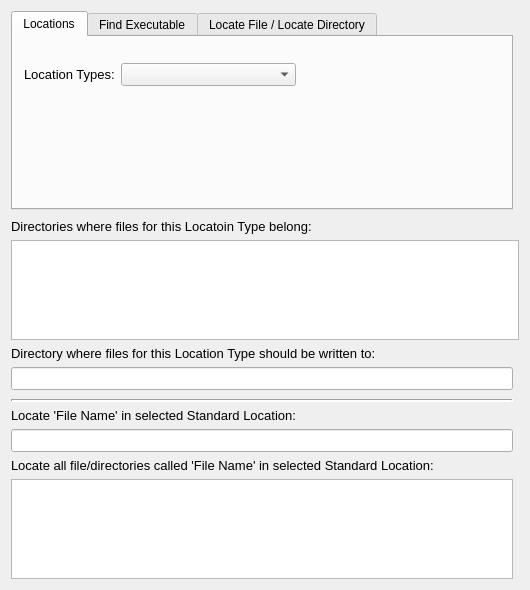
<?xml version="1.0" encoding="UTF-8"?>
<ui version="4.0">
 <class>StdPath</class>
 <widget class="QWidget" name="StdPath">
  <property name="geometry">
   <rect>
    <x>0</x>
    <y>0</y>
    <width>530</width>
    <height>590</height>
   </rect>
  </property>
  <property name="windowTitle">
   <string>QtStandardPaths</string>
  </property>
  <layout class="QGridLayout" name="gridLayout">
   <property name="leftMargin">
    <number>11</number>
   </property>
   <property name="rightMargin">
    <number>11</number>
   </property>
   <property name="bottomMargin">
    <number>11</number>
   </property>
   <item row="9" column="0">
    <widget class="QLabel" name="label_3">
     <property name="font">
      <font>
       <pointsize>10</pointsize>
      </font>
     </property>
     <property name="text">
      <string>Locate 'File Name' in selected Standard Location:</string>
     </property>
    </widget>
   </item>
   <item row="12" column="0">
    <widget class="QTextEdit" name="locateAll">
     <property name="maximumSize">
      <size>
       <width>16777215</width>
       <height>100</height>
      </size>
     </property>
     <property name="palette">
      <palette>
       <active>
        <colorrole role="Text">
         <brush brushstyle="SolidPattern">
          <color alpha="255">
           <red>0</red>
           <green>0</green>
           <blue>255</blue>
          </color>
         </brush>
        </colorrole>
       </active>
       <inactive>
        <colorrole role="Text">
         <brush brushstyle="SolidPattern">
          <color alpha="255">
           <red>0</red>
           <green>0</green>
           <blue>255</blue>
          </color>
         </brush>
        </colorrole>
       </inactive>
       <disabled>
        <colorrole role="Text">
         <brush brushstyle="SolidPattern">
          <color alpha="255">
           <red>106</red>
           <green>104</green>
           <blue>100</blue>
          </color>
         </brush>
        </colorrole>
       </disabled>
      </palette>
     </property>
     <property name="font">
      <font>
       <pointsize>10</pointsize>
      </font>
     </property>
     <property name="readOnly">
      <bool>true</bool>
     </property>
    </widget>
   </item>
   <item row="6" column="0">
    <widget class="QLineEdit" name="writeLocation">
     <property name="palette">
      <palette>
       <active>
        <colorrole role="Text">
         <brush brushstyle="SolidPattern">
          <color alpha="255">
           <red>0</red>
           <green>0</green>
           <blue>255</blue>
          </color>
         </brush>
        </colorrole>
       </active>
       <inactive>
        <colorrole role="Text">
         <brush brushstyle="SolidPattern">
          <color alpha="255">
           <red>0</red>
           <green>0</green>
           <blue>255</blue>
          </color>
         </brush>
        </colorrole>
       </inactive>
       <disabled>
        <colorrole role="Text">
         <brush brushstyle="SolidPattern">
          <color alpha="255">
           <red>106</red>
           <green>104</green>
           <blue>100</blue>
          </color>
         </brush>
        </colorrole>
       </disabled>
      </palette>
     </property>
     <property name="font">
      <font>
       <pointsize>10</pointsize>
      </font>
     </property>
     <property name="readOnly">
      <bool>true</bool>
     </property>
    </widget>
   </item>
   <item row="4" column="0" colspan="2">
    <widget class="QTextEdit" name="belongLocations">
     <property name="maximumSize">
      <size>
       <width>16777215</width>
       <height>100</height>
      </size>
     </property>
     <property name="palette">
      <palette>
       <active>
        <colorrole role="Text">
         <brush brushstyle="SolidPattern">
          <color alpha="255">
           <red>0</red>
           <green>0</green>
           <blue>255</blue>
          </color>
         </brush>
        </colorrole>
       </active>
       <inactive>
        <colorrole role="Text">
         <brush brushstyle="SolidPattern">
          <color alpha="255">
           <red>0</red>
           <green>0</green>
           <blue>255</blue>
          </color>
         </brush>
        </colorrole>
       </inactive>
       <disabled>
        <colorrole role="Text">
         <brush brushstyle="SolidPattern">
          <color alpha="255">
           <red>106</red>
           <green>104</green>
           <blue>100</blue>
          </color>
         </brush>
        </colorrole>
       </disabled>
      </palette>
     </property>
     <property name="font">
      <font>
       <pointsize>10</pointsize>
      </font>
     </property>
     <property name="readOnly">
      <bool>true</bool>
     </property>
    </widget>
   </item>
   <item row="2" column="0">
    <widget class="QLabel" name="label_1">
     <property name="font">
      <font>
       <pointsize>10</pointsize>
      </font>
     </property>
     <property name="text">
      <string>Directories where files for this Locatoin Type belong:</string>
     </property>
    </widget>
   </item>
   <item row="7" column="0">
    <spacer name="verticalSpacer_1">
     <property name="orientation">
      <enum>Qt::Vertical</enum>
     </property>
     <property name="sizeType">
      <enum>QSizePolicy::Fixed</enum>
     </property>
     <property name="sizeHint" stdset="0">
      <size>
       <width>20</width>
       <height>3</height>
      </size>
     </property>
    </spacer>
   </item>
   <item row="10" column="0">
    <widget class="QLineEdit" name="locateOne">
     <property name="palette">
      <palette>
       <active>
        <colorrole role="Text">
         <brush brushstyle="SolidPattern">
          <color alpha="255">
           <red>0</red>
           <green>0</green>
           <blue>255</blue>
          </color>
         </brush>
        </colorrole>
       </active>
       <inactive>
        <colorrole role="Text">
         <brush brushstyle="SolidPattern">
          <color alpha="255">
           <red>0</red>
           <green>0</green>
           <blue>255</blue>
          </color>
         </brush>
        </colorrole>
       </inactive>
       <disabled>
        <colorrole role="Text">
         <brush brushstyle="SolidPattern">
          <color alpha="255">
           <red>106</red>
           <green>104</green>
           <blue>100</blue>
          </color>
         </brush>
        </colorrole>
       </disabled>
      </palette>
     </property>
     <property name="font">
      <font>
       <pointsize>10</pointsize>
      </font>
     </property>
     <property name="readOnly">
      <bool>true</bool>
     </property>
    </widget>
   </item>
   <item row="8" column="0">
    <widget class="Line" name="line">
     <property name="font">
      <font>
       <pointsize>8</pointsize>
      </font>
     </property>
     <property name="lineWidth">
      <number>2</number>
     </property>
     <property name="orientation">
      <enum>Qt::Horizontal</enum>
     </property>
    </widget>
   </item>
   <item row="11" column="0">
    <widget class="QLabel" name="label_4">
     <property name="font">
      <font>
       <pointsize>10</pointsize>
      </font>
     </property>
     <property name="text">
      <string>Locate all file/directories called 'File Name' in selected Standard Location:</string>
     </property>
    </widget>
   </item>
   <item row="5" column="0">
    <widget class="QLabel" name="label_2">
     <property name="font">
      <font>
       <pointsize>10</pointsize>
      </font>
     </property>
     <property name="text">
      <string>Directory where files for this Location Type should be written to:</string>
     </property>
    </widget>
   </item>
   <item row="0" column="0">
    <widget class="QTabWidget" name="tabWidget">
     <property name="currentIndex">
      <number>0</number>
     </property>
     <widget class="QWidget" name="tab_1">
      <attribute name="title">
       <string>Locations</string>
      </attribute>
      <layout class="QGridLayout" name="gridLayout_2">
       <item row="1" column="0">
        <widget class="QLabel" name="label_10">
         <property name="font">
          <font>
           <pointsize>10</pointsize>
          </font>
         </property>
         <property name="text">
          <string>Location Types:</string>
         </property>
         <property name="buddy">
          <cstring>locationComboBox</cstring>
         </property>
        </widget>
       </item>
       <item row="2" column="1">
        <spacer name="verticalSpacer_10">
         <property name="orientation">
          <enum>Qt::Vertical</enum>
         </property>
         <property name="sizeHint" stdset="0">
          <size>
           <width>20</width>
           <height>10</height>
          </size>
         </property>
        </spacer>
       </item>
       <item row="0" column="1">
        <spacer name="verticalSpacer_11">
         <property name="orientation">
          <enum>Qt::Vertical</enum>
         </property>
         <property name="sizeType">
          <enum>QSizePolicy::Fixed</enum>
         </property>
         <property name="sizeHint" stdset="0">
          <size>
           <width>20</width>
           <height>15</height>
          </size>
         </property>
        </spacer>
       </item>
       <item row="1" column="1">
        <widget class="QComboBox" name="locationComboBox">
         <property name="minimumSize">
          <size>
           <width>175</width>
           <height>0</height>
          </size>
         </property>
         <property name="font">
          <font>
           <pointsize>10</pointsize>
          </font>
         </property>
        </widget>
       </item>
       <item row="1" column="2">
        <spacer name="horizontalSpacer_10">
         <property name="orientation">
          <enum>Qt::Horizontal</enum>
         </property>
         <property name="sizeHint" stdset="0">
          <size>
           <width>40</width>
           <height>20</height>
          </size>
         </property>
        </spacer>
       </item>
      </layout>
     </widget>
     <widget class="QWidget" name="tab_2">
      <attribute name="title">
       <string>Find Executable</string>
      </attribute>
      <layout class="QGridLayout" name="gridLayout_3">
       <item row="1" column="3">
        <spacer name="horizontalSpacer_20">
         <property name="orientation">
          <enum>Qt::Horizontal</enum>
         </property>
         <property name="sizeHint" stdset="0">
          <size>
           <width>160</width>
           <height>20</height>
          </size>
         </property>
        </spacer>
       </item>
       <item row="2" column="0">
        <spacer name="verticalSpacer_21">
         <property name="orientation">
          <enum>Qt::Vertical</enum>
         </property>
         <property name="sizeType">
          <enum>QSizePolicy::Fixed</enum>
         </property>
         <property name="sizeHint" stdset="0">
          <size>
           <width>20</width>
           <height>15</height>
          </size>
         </property>
        </spacer>
       </item>
       <item row="1" column="1">
        <widget class="QLineEdit" name="executableName">
         <property name="minimumSize">
          <size>
           <width>175</width>
           <height>0</height>
          </size>
         </property>
         <property name="font">
          <font>
           <pointsize>10</pointsize>
          </font>
         </property>
        </widget>
       </item>
       <item row="0" column="1">
        <spacer name="verticalSpacer_20">
         <property name="orientation">
          <enum>Qt::Vertical</enum>
         </property>
         <property name="sizeType">
          <enum>QSizePolicy::Fixed</enum>
         </property>
         <property name="sizeHint" stdset="0">
          <size>
           <width>20</width>
           <height>15</height>
          </size>
         </property>
        </spacer>
       </item>
       <item row="4" column="0">
        <spacer name="verticalSpacer_22">
         <property name="orientation">
          <enum>Qt::Vertical</enum>
         </property>
         <property name="sizeHint" stdset="0">
          <size>
           <width>20</width>
           <height>10</height>
          </size>
         </property>
        </spacer>
       </item>
       <item row="3" column="0" colspan="4">
        <layout class="QVBoxLayout" name="verticalLayout_20">
         <property name="leftMargin">
          <number>8</number>
         </property>
         <property name="rightMargin">
          <number>8</number>
         </property>
         <property name="bottomMargin">
          <number>8</number>
         </property>
         <item>
          <widget class="QLabel" name="label">
           <property name="font">
            <font>
             <pointsize>10</pointsize>
            </font>
           </property>
           <property name="text">
            <string>Find Absolute Path of 'Executable Name':</string>
           </property>
          </widget>
         </item>
         <item>
          <widget class="QLineEdit" name="findPath">
           <property name="minimumSize">
            <size>
             <width>200</width>
             <height>0</height>
            </size>
           </property>
           <property name="palette">
            <palette>
             <active>
              <colorrole role="Text">
               <brush brushstyle="SolidPattern">
                <color alpha="255">
                 <red>0</red>
                 <green>0</green>
                 <blue>255</blue>
                </color>
               </brush>
              </colorrole>
             </active>
             <inactive>
              <colorrole role="Text">
               <brush brushstyle="SolidPattern">
                <color alpha="255">
                 <red>0</red>
                 <green>0</green>
                 <blue>255</blue>
                </color>
               </brush>
              </colorrole>
             </inactive>
             <disabled>
              <colorrole role="Text">
               <brush brushstyle="SolidPattern">
                <color alpha="255">
                 <red>106</red>
                 <green>104</green>
                 <blue>100</blue>
                </color>
               </brush>
              </colorrole>
             </disabled>
            </palette>
           </property>
           <property name="font">
            <font>
             <pointsize>10</pointsize>
            </font>
           </property>
           <property name="readOnly">
            <bool>true</bool>
           </property>
          </widget>
         </item>
        </layout>
       </item>
       <item row="1" column="0">
        <widget class="QLabel" name="label_20">
         <property name="font">
          <font>
           <pointsize>10</pointsize>
          </font>
         </property>
         <property name="text">
          <string>&amp;Executable Name:</string>
         </property>
         <property name="buddy">
          <cstring>executableName</cstring>
         </property>
        </widget>
       </item>
       <item row="1" column="2">
        <widget class="QToolButton" name="findTB">
         <property name="text">
          <string>►</string>
         </property>
        </widget>
       </item>
      </layout>
     </widget>
     <widget class="QWidget" name="tab_3">
      <attribute name="title">
       <string>Locate File / Locate Directory</string>
      </attribute>
      <layout class="QGridLayout" name="gridLayout_4">
       <item row="1" column="1">
        <widget class="QLineEdit" name="fileName">
         <property name="minimumSize">
          <size>
           <width>175</width>
           <height>0</height>
          </size>
         </property>
         <property name="font">
          <font>
           <pointsize>10</pointsize>
          </font>
         </property>
        </widget>
       </item>
       <item row="2" column="1">
        <spacer name="verticalSpacer_31">
         <property name="orientation">
          <enum>Qt::Vertical</enum>
         </property>
         <property name="sizeType">
          <enum>QSizePolicy::Fixed</enum>
         </property>
         <property name="sizeHint" stdset="0">
          <size>
           <width>20</width>
           <height>10</height>
          </size>
         </property>
        </spacer>
       </item>
       <item row="1" column="3">
        <spacer name="horizontalSpacer_30">
         <property name="orientation">
          <enum>Qt::Horizontal</enum>
         </property>
         <property name="sizeHint" stdset="0">
          <size>
           <width>40</width>
           <height>20</height>
          </size>
         </property>
        </spacer>
       </item>
       <item row="3" column="0" colspan="2">
        <widget class="QGroupBox" name="groupBox_30">
         <property name="font">
          <font>
           <pointsize>10</pointsize>
          </font>
         </property>
         <property name="title">
          <string>Locate Options</string>
         </property>
         <layout class="QGridLayout" name="gridLayout_5">
          <property name="bottomMargin">
           <number>7</number>
          </property>
          <property name="verticalSpacing">
           <number>3</number>
          </property>
          <item row="0" column="0">
           <widget class="QRadioButton" name="fileRadioButton">
            <property name="font">
             <font>
              <pointsize>10</pointsize>
             </font>
            </property>
            <property name="text">
             <string>Return only Files</string>
            </property>
            <property name="checked">
             <bool>true</bool>
            </property>
           </widget>
          </item>
          <item row="1" column="0">
           <widget class="QRadioButton" name="directoryRadioButton">
            <property name="font">
             <font>
              <pointsize>10</pointsize>
             </font>
            </property>
            <property name="text">
             <string>Return only Directories</string>
            </property>
           </widget>
          </item>
         </layout>
        </widget>
       </item>
       <item row="1" column="2">
        <widget class="QToolButton" name="locateTB">
         <property name="text">
          <string>►</string>
         </property>
        </widget>
       </item>
       <item row="0" column="1">
        <spacer name="verticalSpacer_30">
         <property name="orientation">
          <enum>Qt::Vertical</enum>
         </property>
         <property name="sizeType">
          <enum>QSizePolicy::Fixed</enum>
         </property>
         <property name="sizeHint" stdset="0">
          <size>
           <width>20</width>
           <height>15</height>
          </size>
         </property>
        </spacer>
       </item>
       <item row="1" column="0">
        <widget class="QLabel" name="label_30">
         <property name="font">
          <font>
           <pointsize>10</pointsize>
          </font>
         </property>
         <property name="text">
          <string>File &amp;Name:</string>
         </property>
         <property name="buddy">
          <cstring>fileName</cstring>
         </property>
        </widget>
       </item>
       <item row="4" column="1">
        <spacer name="verticalSpacer_32">
         <property name="orientation">
          <enum>Qt::Vertical</enum>
         </property>
         <property name="sizeType">
          <enum>QSizePolicy::Expanding</enum>
         </property>
         <property name="sizeHint" stdset="0">
          <size>
           <width>20</width>
           <height>1</height>
          </size>
         </property>
        </spacer>
       </item>
      </layout>
     </widget>
    </widget>
   </item>
   <item row="1" column="0">
    <spacer name="verticalSpacer">
     <property name="orientation">
      <enum>Qt::Vertical</enum>
     </property>
     <property name="sizeType">
      <enum>QSizePolicy::Fixed</enum>
     </property>
     <property name="sizeHint" stdset="0">
      <size>
       <width>20</width>
       <height>3</height>
      </size>
     </property>
    </spacer>
   </item>
  </layout>
 </widget>
 <layoutdefault spacing="6" margin="11"/>
 <tabstops>
  <tabstop>fileRadioButton</tabstop>
  <tabstop>belongLocations</tabstop>
 </tabstops>
 <resources/>
 <connections/>
</ui>
